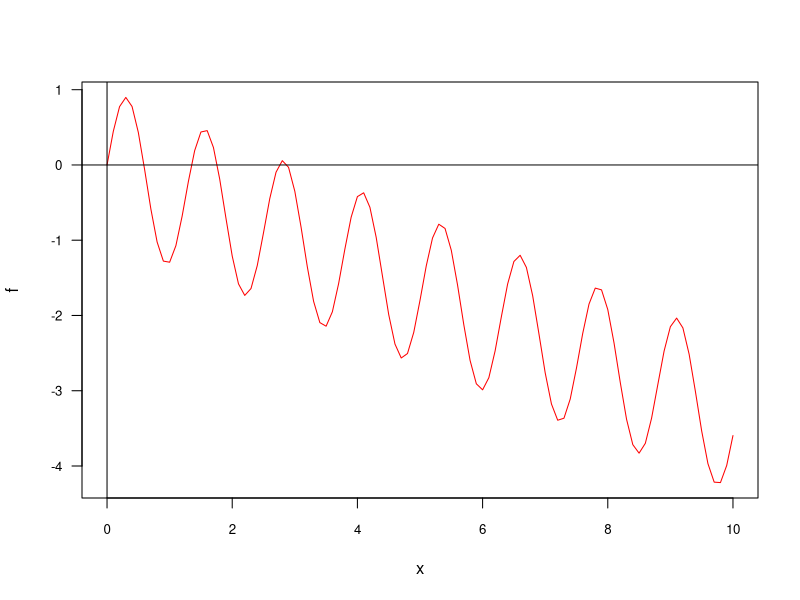
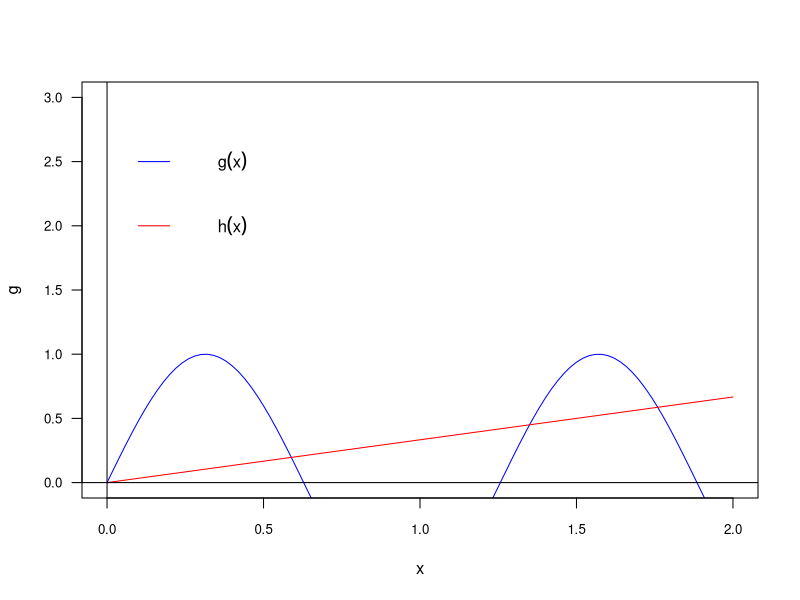

Write R code to recreate these figures, in order.
# Gráfico da função f(x)
f<-function(x){sin(5*x)-x/3}
plot(f,0,10,col="red",cex.axis=0.8,las=1)
abline(h=0,v=0)

g<-function(x){sin(5*x)}
h<-function(x){x/3}
plot(g,0,2,col="blue",ylim=c(0,3),cex.axis=0.8,las=1)
plot(h,0,2,col="red",add=T)
abline(h=0,v=0)
text(0.4,2.5,expression(g(x)))
segments(0.1,2.5,0.2,2.5,col="blue")
text(0.4,2.0,expression(h(x)))
segments(0.1,2,0.2,2,col="red")
options(digits=13)

require(pracma)

# bissecção
bisect(f, 0.5,1, maxiter = 100)

# Falsa posição
regulaFalsi(f,0.5,1, maxiter = 100)

# Newton-Raphson
newton(f,0.5,tol=0.000000001)

# Secante
secant(f,1.7,1.8)
